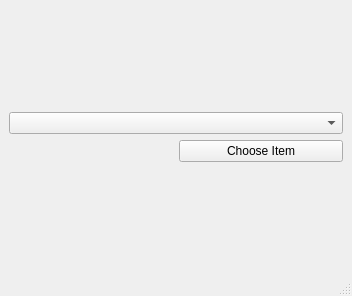
<?xml version="1.0" encoding="UTF-8"?>
<ui version="4.0">
 <class>MainWindow</class>
 <widget class="QMainWindow" name="MainWindow">
  <property name="geometry">
   <rect>
    <x>0</x>
    <y>0</y>
    <width>352</width>
    <height>296</height>
   </rect>
  </property>
  <property name="windowTitle">
   <string>MainWindow</string>
  </property>
  <widget class="QWidget" name="centralwidget">
   <layout class="QVBoxLayout" name="verticalLayout_2">
    <item>
     <layout class="QVBoxLayout" name="verticalLayout">
      <item>
       <widget class="QComboBox" name="comboBox"/>
      </item>
      <item>
       <layout class="QHBoxLayout" name="horizontalLayout">
        <item>
         <widget class="QLabel" name="label">
          <property name="text">
           <string/>
          </property>
         </widget>
        </item>
        <item>
         <widget class="QPushButton" name="pushButton">
          <property name="text">
           <string>Choose Item</string>
          </property>
         </widget>
        </item>
       </layout>
      </item>
     </layout>
    </item>
   </layout>
  </widget>
  <widget class="QMenuBar" name="menubar">
   <property name="geometry">
    <rect>
     <x>0</x>
     <y>0</y>
     <width>352</width>
     <height>21</height>
    </rect>
   </property>
  </widget>
  <widget class="QStatusBar" name="statusbar"/>
 </widget>
 <resources/>
 <connections/>
</ui>
